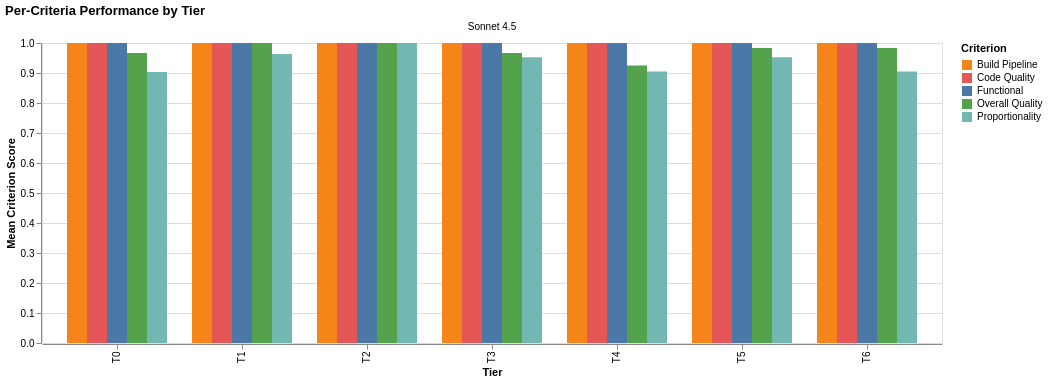

Vega-Lite specification stored for this chart:
### Vega-Lite specification from a JSON file in a GitHub repository (floating-point values rounded to 4 significant figures)
{"config": {"view": {"continuousWidth": 300, "continuousHeight": 300}}, "data": {"name": "data-c173e3b5dadce411c5bd5d167361d8ac"}, "facet": {"column": {"field": "agent_model", "title": null, "type": "nominal"}}, "spec": {"mark": {"type": "bar"}, "encoding": {"color": {"field": "criterion_label", "scale": {"domain": ["Build Pipeline", "Code Quality", "Functional", "Overall Quality", "Proportionality"], "range": ["#F58518", "#E45756", "#4C78A8", "#54A24B", "#72B7B2"]}, "sort": ["Build Pipeline", "Code Quality", "Functional", "Overall Quality", "Proportionality"], "title": "Criterion", "type": "nominal"}, "tooltip": [{"field": "tier", "title": "Tier", "type": "ordinal"}, {"field": "criterion_label", "title": "Criterion", "type": "nominal"}, {"field": "criterion_score", "format": ".3f", "title": "Mean Score", "type": "quantitative"}], "x": {"field": "tier", "sort": ["T0", "T1", "T2", "T3", "T4", "T5", "T6"], "title": "Tier", "type": "ordinal"}, "xOffset": {"field": "criterion_label", "type": "nominal"}, "y": {"field": "criterion_score", "scale": {"domain": [0, 1]}, "title": "Mean Criterion Score", "type": "quantitative"}}}, "title": "Per-Criteria Performance by Tier", "$schema": "https://vega.github.io/schema/vega-lite/v6.1.0.json", "datasets": {"data-c173e3b5dadce411c5bd5d167361d8ac": [{"agent_model": "Sonnet 4.5", "tier": "T0", "criterion": "build_pipeline", "criterion_score": 1.0, "criterion_label": "Build Pipeline"}, {"agent_model": "Sonnet 4.5", "tier": "T0", "criterion": "code_quality", "criterion_score": 1.0, "criterion_label": "Code Quality"}, {"agent_model": "Sonnet 4.5", "tier": "T0", "criterion": "functional", "criterion_score": 1.0, "criterion_label": "Functional"}, {"agent_model": "Sonnet 4.5", "tier": "T0", "criterion": "overall_quality", "criterion_score": 0.9667, "criterion_label": "Overall Quality"}, {"agent_model": "Sonnet 4.5", "tier": "T0", "criterion": "proportionality", "criterion_score": 0.9033, "criterion_label": "Proportionality"}, {"agent_model": "Sonnet 4.5", "tier": "T1", "criterion": "build_pipeline", "criterion_score": 1.0, "criterion_label": "Build Pipeline"}, {"agent_model": "Sonnet 4.5", "tier": "T1", "criterion": "code_quality", "criterion_score": 1.0, "criterion_label": "Code Quality"}, {"agent_model": "Sonnet 4.5", "tier": "T1", "criterion": "functional", "criterion_score": 1.0, "criterion_label": "Functional"}, {"agent_model": "Sonnet 4.5", "tier": "T1", "criterion": "overall_quality", "criterion_score": 1.0, "criterion_label": "Overall Quality"}, {"agent_model": "Sonnet 4.5", "tier": "T1", "criterion": "proportionality", "criterion_score": 0.9633, "criterion_label": "Proportionality"}, {"agent_model": "Sonnet 4.5", "tier": "T2", "criterion": "build_pipeline", "criterion_score": 1.0, "criterion_label": "Build Pipeline"}, {"agent_model": "Sonnet 4.5", "tier": "T2", "criterion": "code_quality", "criterion_score": 1.0, "criterion_label": "Code Quality"}, {"agent_model": "Sonnet 4.5", "tier": "T2", "criterion": "functional", "criterion_score": 1.0, "criterion_label": "Functional"}, {"agent_model": "Sonnet 4.5", "tier": "T2", "criterion": "overall_quality", "criterion_score": 1.0, "criterion_label": "Overall Quality"}, {"agent_model": "Sonnet 4.5", "tier": "T2", "criterion": "proportionality", "criterion_score": 1.0, "criterion_label": "Proportionality"}, {"agent_model": "Sonnet 4.5", "tier": "T3", "criterion": "build_pipeline", "criterion_score": 1.0, "criterion_label": "Build Pipeline"}, {"agent_model": "Sonnet 4.5", "tier": "T3", "criterion": "code_quality", "criterion_score": 1.0, "criterion_label": "Code Quality"}, {"agent_model": "Sonnet 4.5", "tier": "T3", "criterion": "functional", "criterion_score": 1.0, "criterion_label": "Functional"}, {"agent_model": "Sonnet 4.5", "tier": "T3", "criterion": "overall_quality", "criterion_score": 0.9667, "criterion_label": "Overall Quality"}, {"agent_model": "Sonnet 4.5", "tier": "T3", "criterion": "proportionality", "criterion_score": 0.9523, "criterion_label": "Proportionality"}, {"agent_model": "Sonnet 4.5", "tier": "T4", "criterion": "build_pipeline", "criterion_score": 1.0, "criterion_label": "Build Pipeline"}, {"agent_model": "Sonnet 4.5", "tier": "T4", "criterion": "code_quality", "criterion_score": 1.0, "criterion_label": "Code Quality"}, {"agent_model": "Sonnet 4.5", "tier": "T4", "criterion": "functional", "criterion_score": 1.0, "criterion_label": "Functional"}, {"agent_model": "Sonnet 4.5", "tier": "T4", "criterion": "overall_quality", "criterion_score": 0.925, "criterion_label": "Overall Quality"}, {"agent_model": "Sonnet 4.5", "tier": "T4", "criterion": "proportionality", "criterion_score": 0.9047, "criterion_label": "Proportionality"}, {"agent_model": "Sonnet 4.5", "tier": "T5", "criterion": "build_pipeline", "criterion_score": 1.0, "criterion_label": "Build Pipeline"}, {"agent_model": "Sonnet 4.5", "tier": "T5", "criterion": "code_quality", "criterion_score": 1.0, "criterion_label": "Code Quality"}, {"agent_model": "Sonnet 4.5", "tier": "T5", "criterion": "functional", "criterion_score": 1.0, "criterion_label": "Functional"}, {"agent_model": "Sonnet 4.5", "tier": "T5", "criterion": "overall_quality", "criterion_score": 0.9833, "criterion_label": "Overall Quality"}, {"agent_model": "Sonnet 4.5", "tier": "T5", "criterion": "proportionality", "criterion_score": 0.9523, "criterion_label": "Proportionality"}, {"agent_model": "Sonnet 4.5", "tier": "T6", "criterion": "build_pipeline", "criterion_score": 1.0, "criterion_label": "Build Pipeline"}, {"agent_model": "Sonnet 4.5", "tier": "T6", "criterion": "code_quality", "criterion_score": 1.0, "criterion_label": "Code Quality"}, {"agent_model": "Sonnet 4.5", "tier": "T6", "criterion": "functional", "criterion_score": 1.0, "criterion_label": "Functional"}, {"agent_model": "Sonnet 4.5", "tier": "T6", "criterion": "overall_quality", "criterion_score": 0.9833, "criterion_label": "Overall Quality"}, {"agent_model": "Sonnet 4.5", "tier": "T6", "criterion": "proportionality", "criterion_score": 0.9047, "criterion_label": "Proportionality"}]}}
